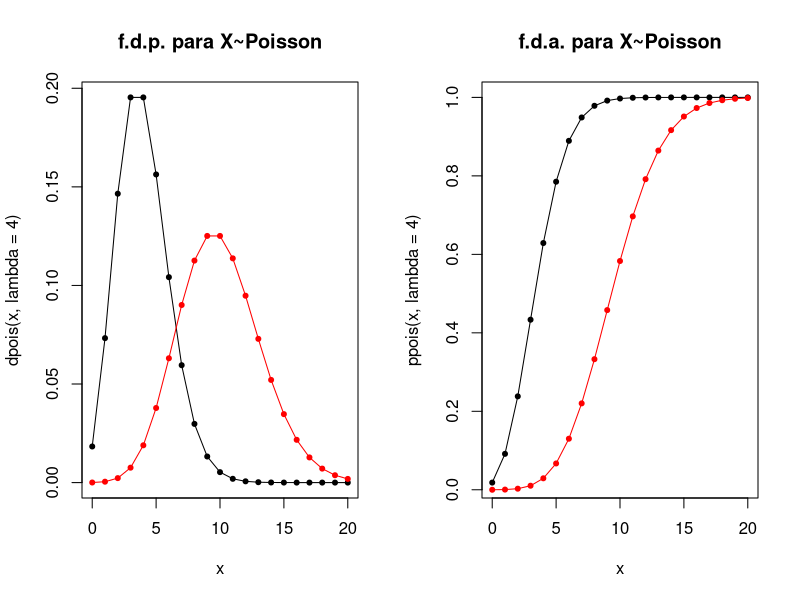
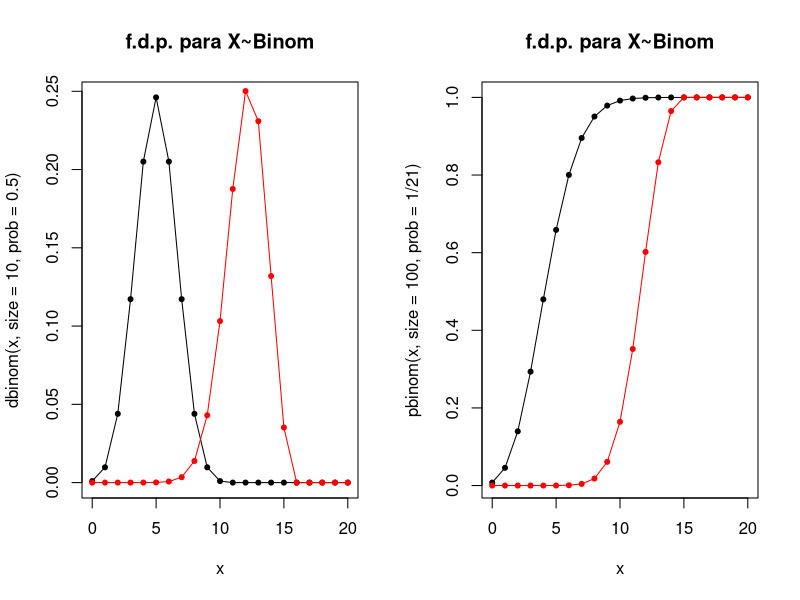
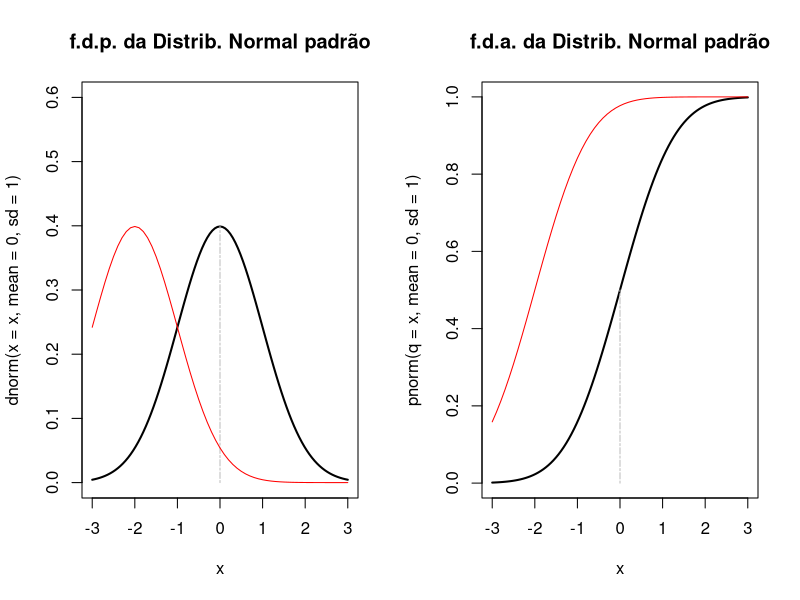
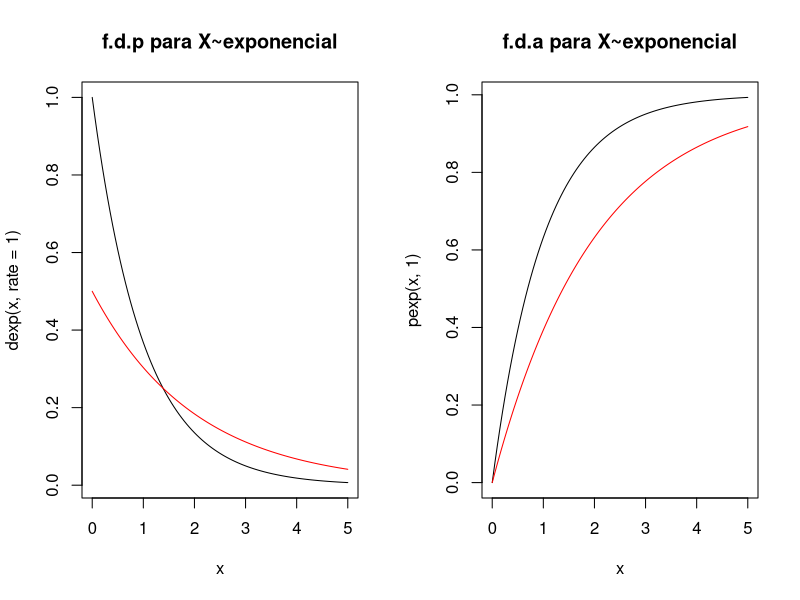
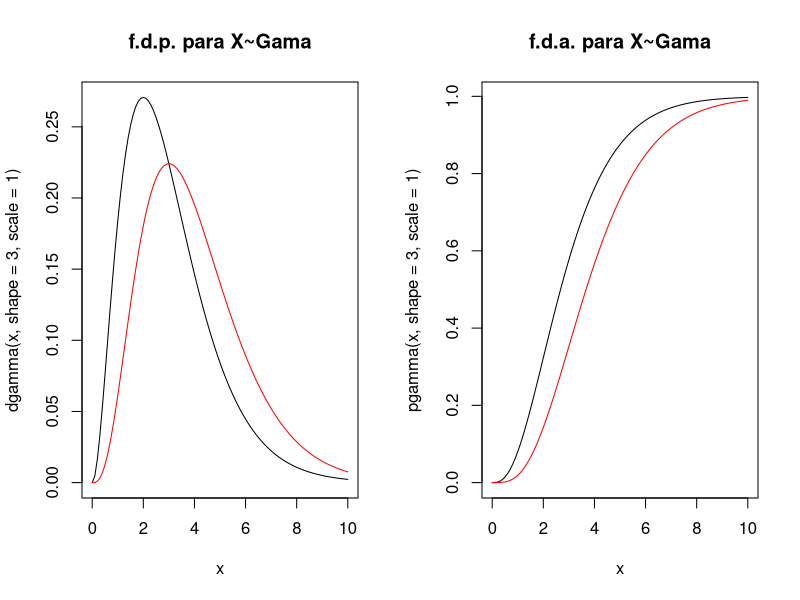
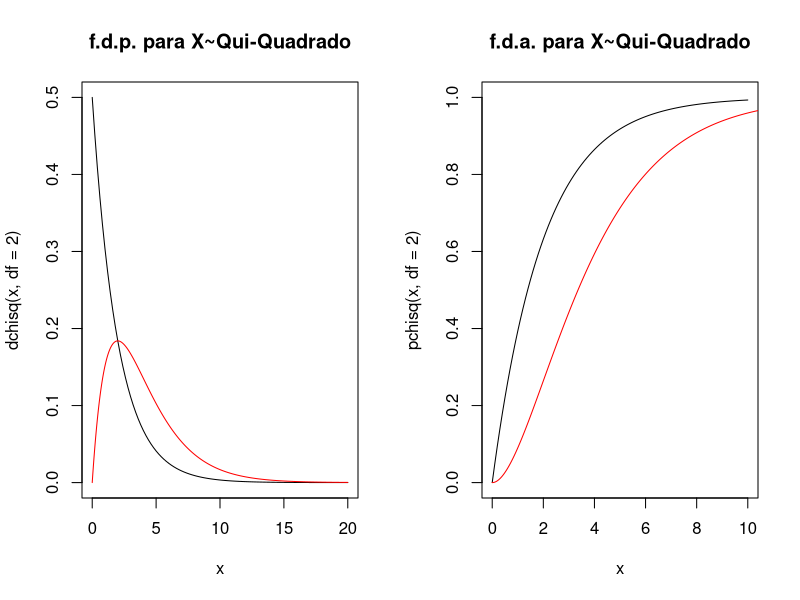

The R script that drew these images, in order: (Note: this script raises an error after producing the figures.)
rm(list = ls())


# 18° Distribuições de Probabilidade Discreta -----------------------------



# Poisson

# gerando valores aleatórios de uma Poisson
x <- rpois(n = 1000, lambda = 7)

# gerando valores do quantile da distribuição
qpois(p = 0.975, lambda = 10)
qpois(p = 0.975, lambda = 4)

# densidade de probabilidade e distribuição acumulada
x <- seq(0,20,1)
par(mfrow=c(1,2))
plot(x, dpois(x, lambda = 4), type='o',pch=20,main="f.d.p. para X~Poisson")
points(x, dpois(x,lambda = 10),col="red",type='o',pch=20)
plot(x, ppois(x,lambda=4),type='o',pch=20,main="f.d.a. para X~Poisson")
points(x, ppois(x,lambda=10),col="red",type='o',pch=20)



# Binomial

# gerando valores aleatórios de uma Binomial
x <- rbinom(n = 1000, size = 450, prob = 1/7)

# gerando valores do quantile da distribuição
qbinom(p = 0.975, size = 20, prob = 1/4)
qbinom(p = 0.975, size = 20, prob = 1/9)

# densidade de probabilidade e distribuição acumulada
x <- seq(0,20,1)
par(mfrow=c(1,2))
plot(x, dbinom(x, size = 10, prob = 0.5), type='o',pch=20,main="f.d.p. para X~Binom")
points(x, dbinom(x, size=15,prob=0.8),col="red",type='o',pch=20)
plot(x, pbinom(x, size = 100, prob = 1/21), type='o',pch=20,main="f.d.p. para X~Binom")
points(x, pbinom(x, size=15,prob=0.8),col="red",type='o',pch=20)



# 19° Distribuições de Probabilidade Continuas ----------------------------


# Normal

# gerando valores aleatórios de uma Normal
x <- rnorm(n = 1000)

# gerando valores do quantile da distribuição - os valores tabelados
qnorm(p = 0.975)
qnorm(p = 0.05)

# densidade de probabilidade e distribuição acumulada
x<-seq(-3,3,0.1)
par(mfrow=c(1,2))
curve(dnorm(x = x, mean = 0, sd=1), xlim=c(-3,3), ylim=c(0,0.6), 
      col="black",lwd=2, main="f.d.p. da Distrib. Normal padrão")
lines(x=c(0,0), y=c(0,dnorm(0)), lty=6, col="gray")
lines(x, dnorm(x,mean=-2,sd=1), col = "red")
curve(pnorm(q = x, mean = 0, sd=1), xlim=c(-3,3), 
      col="black",lwd=2, main="f.d.a. da Distrib. Normal padrão")
lines(x=c(0,0), y=c(0,pnorm(0)), lty=6, col="gray")
lines(x, pnorm(x,mean=-2,sd=1), col = "red")



# Exponencial

# gerando valores aleatórios de uma Exponencial
x <- rexp(n = 1000, rate = 1/2)

# gerando valores do quantile da distribuição
qexp(p = c(0.05,0.025,0.95,0.975))

# densidade de probabilidade e distribuição acumulada
x <- seq(0,5,0.01)
par(mfrow=c(1,2))
curve(dexp(x,rate=1),xlim=c(0,5),main="f.d.p para X~exponencial")
lines(x, dexp(x,rate=1/2), col = "red")
curve(pexp(x,1),xlim=c(0,5),main="f.d.a para X~exponencial")
lines(x, pexp(x,rate = 1/2), col = "red")



# Gamma

# gerando valores aleatórios de uma Gamma
x <- rgamma(n = 1000, shape = 2)

# gerando valores do quantile da distribuição
qgamma(p = c(0.05,0.01,0.99,0.95), shape = 1)

# densidade de probabilidade e distribuição acumulada
x <- seq(0,10,0.01)
curve(dgamma(x,shape = 3, scale = 1),xlim=c(0,10),main="f.d.p. para X~Gama")
lines(x, dgamma(x,shape=4,rate=1), col = "red")
curve(pgamma(x,shape = 3, scale = 1),xlim=c(0,10),main="f.d.a. para X~Gama")
lines(x, pgamma(x,shape=4,rate=1), col = "red")



# Qui-quadrado.

# gerando valores aleatórios de uma Gamma
x <- rchisq(n = 1000, df = 2)

# gerando valores do quantile da distribuição
qchisq(p = c(0.05,0.01,0.99,0.95), df = 2)
qchisq(p = c(0.05,0.01,0.99,0.95), df = 10)

# densidade de probabilidade e distribuição acumulada
par(mfrow=c(1,2))
x <- seq(0,20,0.01)
curve(dchisq(x,df=2),xlim=c(0,20),ylim=c(0,0.5),
      main="f.d.p. para X~Qui-Quadrado")
lines(x, dchisq(x,df=4),col="red",xlim=c(0,20),ylim=c(0,0.5))
curve(pchisq(x, df=2),xlim=c(0,10),ylim=c(0,1),
      main="f.d.a. para X~Qui-Quadrado")
lines(x, pchisq(x,df=4),col="red",xlim=c(0,10),ylim=c(0,1))



# 20° Testes Estatísticos -------------------------------------------------


# TESTE DE ADERÊNCIA E ASSOCIAÇÃO


# Teste Qui-quadrado

# testa se a frequência observada difere da frequência esperada 
# sendo a fe especificada por uma distribuição de probabilidade
fo=c(0,6,8,11,7,4,3,1,0) #correspondentes a 0,1,2,3,4,5,6,7 e +7 falhas
fe1 =c(0,1,2,3,4,5,6,7)
fe=dpois(fe1, 3.2) #calculo da frequência esperada de 0 a 7 falhas
x=1-sum(fe) #calculo da frequência esperada de ‘mais de 7 falhas’
fe=c(fe,x) #adição de ‘mais de 7 falhas’ ao numero esperado de falhas
chisq.test(fo,p=fe)


# Teste Kolmogorov-Smirnof

# Exemplo 1 -- x tem a mesma distribuição de y? 
# Teste usando uma amostra e uma dist conhecida
x <- seq(from=0,to=6,length.out=100)
ks.test(x = x, y = "dt")


# Exemplo 2 -- x e y tem a mesma distribuição? 
# Teste usando duas amostras
x <- rnorm(50)
y <- runif(30)
ks.test(x, y)


# Teste Shapiro-Wilk de Normalidade
shapiro.test(x)



# TESTE DE HOMOGENEIDADE E INDEPENDÊNCIA


# Teste Exato de Fisher para tabelas 2x2

# Exemplo 1 -- a testadora acertou o chute do gosto do chá?
TeaTasting <-matrix(c(3, 1, 1, 3),nrow = 2,
         dimnames = list(Guess = c("Milk", "Tea"),
                         Truth = c("Milk", "Tea")))
fisher.test(TeaTasting, alternative = "greater")


# Exemplo 2 -- o tipo de divórcio difere pela classe?
divorcio <- matrix(c(3,2,2,3),nrow=2,
                   dimnames = list(Tipo = c("amigavel","nao amigavel"),
                                   Classe = c("alta","media")))
fisher.test(divorcio, alternative = "greater")


# Teste Qui-quadrado para tabelas de contingência

# Exemplo 1 -- a escolha do partido independe do sexo?
M <- as.table(rbind(c(762, 327, 468), c(484, 239, 477)))
dimnames(M) <- list(gender = c("F", "M"),
                    party = c("Democrat","Independent", "Republican"))
M
chisq.test(M)

# Exemplo 2 -- as notas nas disciplinas são independentes?
c_hum <- c(15,20,30,20,15)
c_bio <- c(8,23,18,34,17)
D <- as.table(rbind(c_hum,c_bio))
chisq.test(D)

